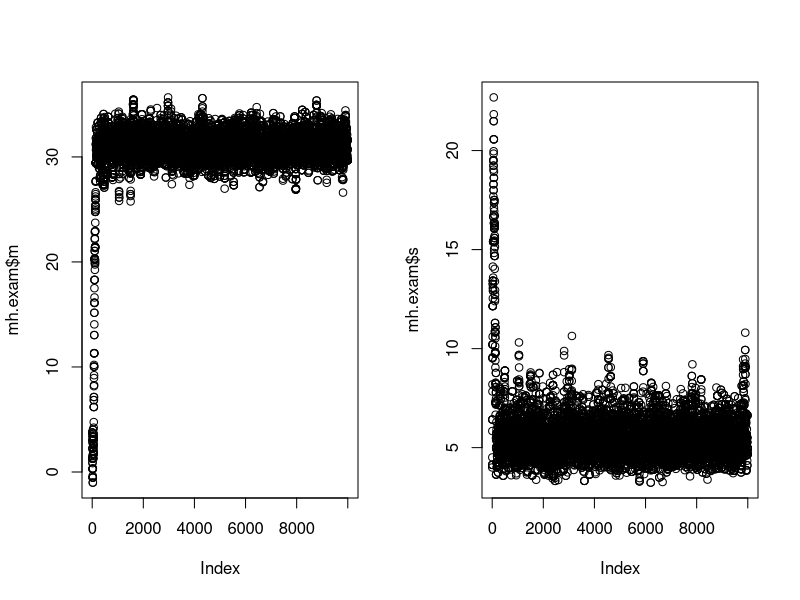
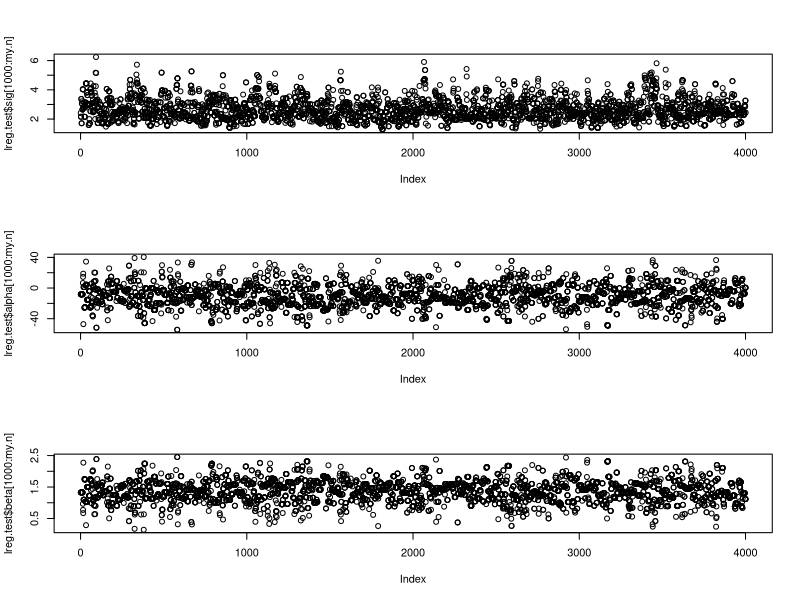

Write R code to recreate these figures, in order.

data <- rnorm(20, 30,5)

########## This set of functions creates a metropolis-hastings
########## sampler for a vector of normally distributed data
########## It returns a data file with three elements, the raw samples
########## of mu, sigma, and then the acceptance rate

sample.sigmu <-function(x,dx,dsd,sig,mu){
sdstar <- runif(1,sig-dsd,sig+dsd) 
xstar = runif(1,mu-dx,mu+dx)
while(sdstar < 0){
  	sdstar <- runif(1,sig-dsd,sig+dsd)
	}

logalpha = sum(dnorm(x,mean=xstar,sd=sdstar,log=T) - dnorm(x,mu,sig,log=T))- log(sdstar/sig)
logu = log(runif(1,0,1))
acc = (logu < logalpha)
my.mu = acc*xstar + (1-acc)*mu
my.sig = acc*sdstar + (1-acc)*sig
return(list(mu = my.mu,sig=my.sig, acc=acc))
}

sample.mh<-function(n=10000,x,mu=3,sig=4,dx=2,dsd=2)
{

accab  <- 0
mus<-rep(NaN,n)
sigs <- rep(NaN,n)
for(i in 1:n){
z = sample.sigmu(x,dx,dsd,sig,mu)

mus[i] = mu = z$mu
sigs[i] = sig = z$sig

accab = accab + z$acc


}
return(invisible(list(mean=mus, sig=sigs, accab=accab/n)))
}

mh.exam <- sample.mh(x=data)
######Now compare to our actual data
rbind(c(mean(data),mean(mh.exam$m)),c(sd(data),mean(mh.exam$sig)))
####We can plot our functions to see if they were sticky or well mixed
par(mfrow=c(1,2))
plot(mh.exam$m)
plot(mh.exam$s)




#using similar code as above, setting up a simple linear regression.
x <- c(44.61646,39.24717, 43.77985, 40.40638, 43.59542, 38.44058, 37.92276, 41.35069, 43.58636, 37.81024)

y <- c(48.49584, 44.69342, 48.62739, 44.46996, 48.37165, 40.59726, 43.14914, 48.73189, 54.60816, 41.23829)

####Function to center the data
fn <- function(x,a=0,b=1){
	
	centered<- a+b*(x-mean(x))
	return(centered)
	}

sample.b <-function(x,y,alpha,beta,sig,db){

	bstar <- abs(runif(1,beta-db,beta+db))


logalpha = sum(dnorm(y,mean=fn(x,alpha,bstar),sd=sig,log=T) - dnorm(y,mean=fn(x,alpha,beta),sd=sig,log=T))

logu = log(runif(1,0,1))
acc = (logu < logalpha)


my.beta = acc*bstar + (1-acc)*beta

return(list(beta=my.beta, accb=acc))
}
sample.sig <-function(x,y,alpha,beta,sig,dsd){

sdstar <- abs(runif(1,sig-dsd,sig+dsd))




logalpha = sum(dnorm(y,mean=fn(x,alpha,beta),sd=sdstar,log=T) - dnorm(y,fn(x,alpha,beta),sd=sig,log=T)) - log(sdstar/sig)
logu = log(runif(1,0,1))
accs = (logu < logalpha)

my.sig = accs*sdstar + (1-accs)*sig

return(list(sig = my.sig,accs = accs))}

sample.a <-function(x,y,alpha,beta,sig,da){
	astar = abs(runif(1,alpha-da,alpha+da))
	logalpha = sum(dnorm(y,mean=fn(x,astar,beta),sd=sig,log=T) - dnorm(y,mean=fn(x,alpha,beta),sd=sig,log=T))

logu = log(runif(1,0,1))
acc = (logu < logalpha)

my.alpha = acc*astar + (1-acc)*alpha
	return(list(alpha = my.alpha,acca = acc))}
	

#############
### Here we put it all together
#######



sample.mh.linreg<-function(n=1000,x,y,alpha=-2,beta=3,sig=5,dsd=2,da=2,db=2)
{

acca  <- 0
accb <- 0
accs <- 0
alphas<-rep(NaN,n)
betas<-rep(NaN,n)
sigs <- rep(NaN,n)
for(i in 1:n){
z = sample.a(x,y,alpha,beta,sig,da)
#cat("alpha and beta to be passed to q ",z$alpha," ",z$beta,"\n")
q <- sample.sig(x,y,alpha,beta,sig,dsd)
v <- sample.b(x,y,alpha,beta,sig,db)

betas[i] = beta = v$beta
alpha = z$alpha
alphas[i] <- mean(y)-mean(x)*beta
sigs[i] = sig = q$sig
acca = acca + z$acca
accs = accs + q$accs
accb = accb + v$accb

}
return(invisible(list(sig = sigs,alpha = alphas,beta =betas, accb=accb/n,acca=acca/n,accs=accs/n)))
}

my.n <- 5000
lreg.test <- sample.mh.linreg(n=my.n,x=x,y=y)

par(mfrow=c(3,1))
#####I'm allowing for a 1000 step burnin'
plot(lreg.test$sig[1000:my.n])
plot(lreg.test$alpha[1000:my.n])
plot(lreg.test$beta[1000:my.n])


####Compare to normal linear regression estimates
my.est <- lm(y~x)
my.table <- rbind(c(mean(lreg.test$alpha[1000:my.n]),my.est$coef[1]),c(mean(lreg.test$beta[1000:my.n]),my.est$coef[2]),c(mean(lreg.test$sig[1000:my.n]),sd(resid(my.est))))
colnames(my.table)<-c("MH Est","LS Est")
rownames(my.table)<-c("Intercep","Slope","Std Dev")
my.table


